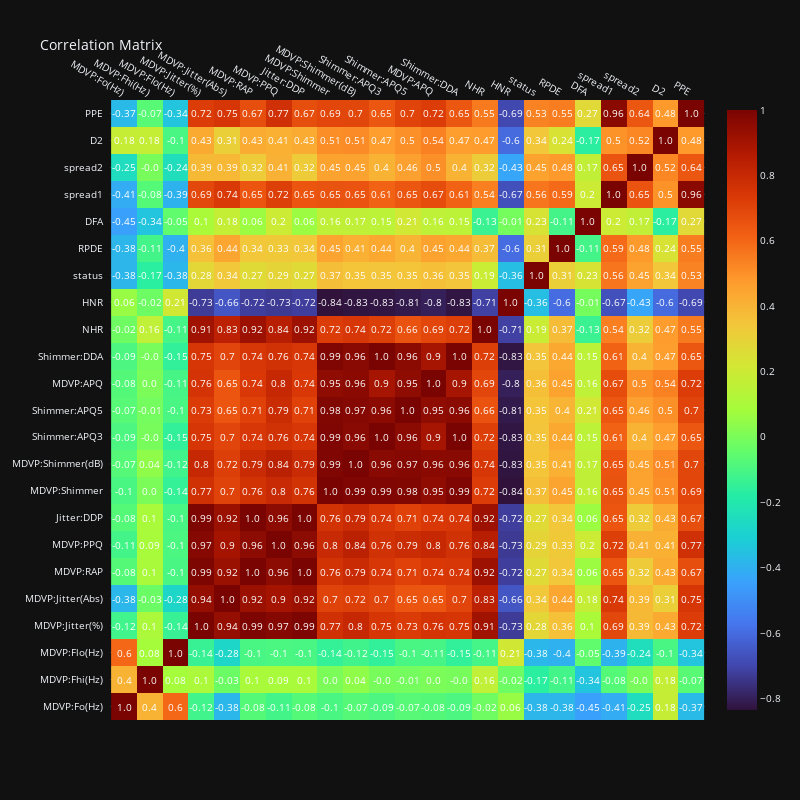

The notebook cell saved with this chart:
### Code cell
numeric_df = parkinsons.select_dtypes(include=[float, int])
import plotly.figure_factory as ff
import plotly.express as px
corr = numeric_df.corr()
fig = ff.create_annotated_heatmap(
    z=corr.values,
    x=corr.columns.tolist(),
    y=corr.index.tolist(),
    annotation_text=corr.round(2).values,
    showscale=True,
    colorscale=px.colors.sequential.Turbo
)

# Update layout for better readability
fig.update_layout(
    title='Correlation Matrix',
    template='plotly_dark',
    width=800,
    height=800,
    font=dict(size=10)  # Adjust font size
)

# Show the plot
fig.show()
